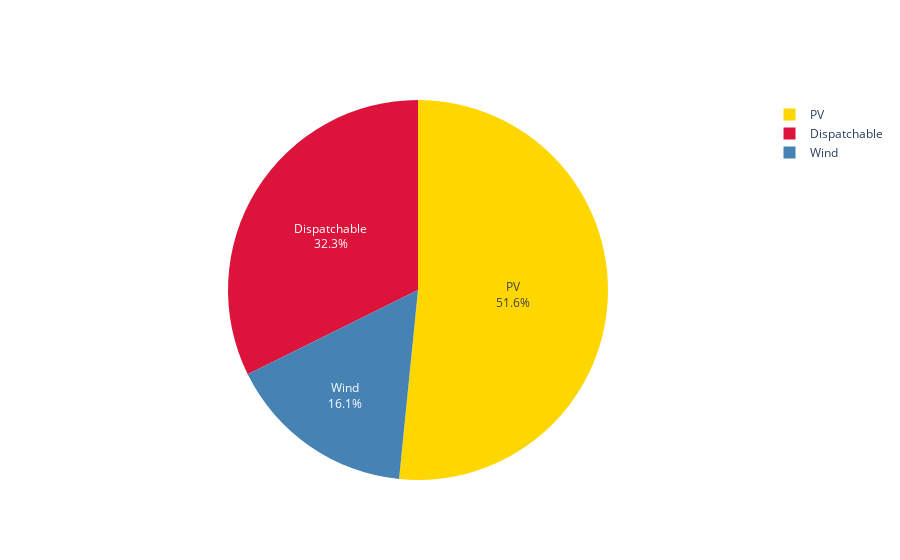

Source (notebook cell):
### Code cell
plot_pie_energy([E_wind, E_pv, E_dispatch], country_name, colors_dict = colors_dict, savefig=False)

### Figure 1 — Plotly figure (JSON) as saved in the notebook; plotly's stock layout.template omitted (floating-point values rounded to 4 significant figures)
{"data": [{"labels": ["Wind", "PV", "Dispatchable"], "marker": {"colors": ["steelblue", "gold", "crimson"]}, "textinfo": "label+percent", "type": "pie", "values": [36.66, 117.5, 73.58]}], "layout": {}}
